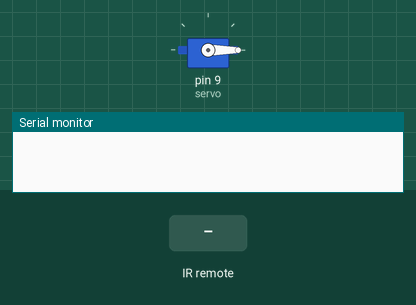
This sketch was run on a simulated Arduino Uno, built with avr-gcc and run on an emulated ATmega328P. Shown: servo, the last lines printed to the serial monitor. The test bench sets the inputs (shaded band).

Above: at 1.2 s.
1.3 s: infrared code 0xFD8877 received
At 1.6 s:
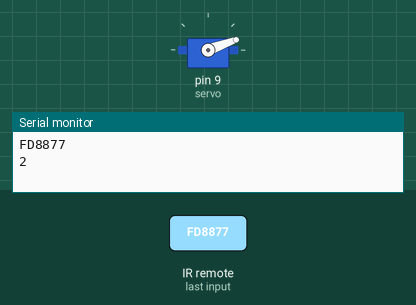
2.8 s: infrared code 0xFD48B7 received
At 3.9 s:
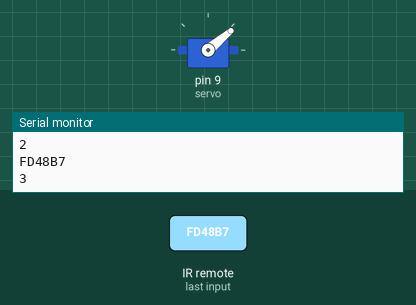
4.3 s: infrared code 0xFD28D7 received
At 5.1 s:
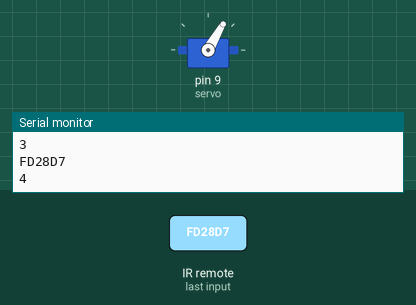
5.8 s: infrared code 0xFDA857 received
At 6.2 s:
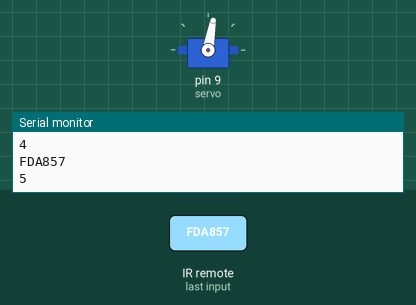
7.3 s: infrared code 0xFD18E7 received
At 8.5 s:
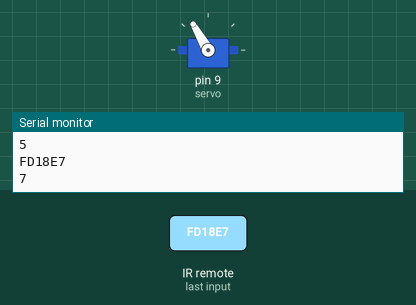
8.8 s: infrared code 0xFD6897 received
At 9.7 s:
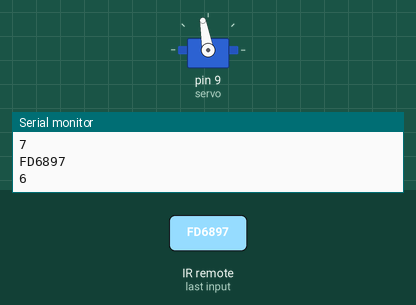
Timing chart, 0 to 11.3 s (numbered marks = the images above; inputs shaded):
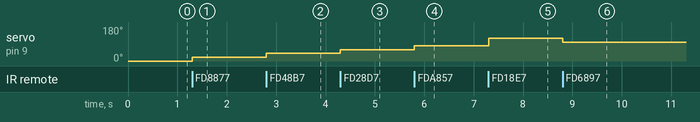

Measured:
- after the input at 1.3 s, servo on pin 9 (servo): 0° → 20° at once
- after the input at 2.8 s, servo on pin 9 (servo): 20° → 40° at once
- after the input at 4.3 s, servo on pin 9 (servo): 40° → 60° at once
- after the input at 5.8 s, servo on pin 9 (servo): 60° → 80° at once
- after the input at 7.3 s, servo on pin 9 (servo): 80° → 120° at once
- after the input at 8.8 s, servo on pin 9 (servo): 120° → 100° at once

The sketch:

MicroduinoIRControlServeAngle.ino
```cpp
#include <IRremote.h>
#include <Servo.h>

int action;
int deg=0;
int t;

int RECV_PIN = 11;//Defined infrared receiver pin 11
IRrecv irrecv(RECV_PIN);
Servo servo;
decode_results results;

int deckey(unsigned long t)
{
  switch(t){
    case 0xFD08F7://button 1's code
    return 1;
    break;
    case 0xFD8877://button 2's code
    return 2;
    break;
    case 0xFD48B7://button 3's code
    return 3;
    break;
    case 0xFD28D7://button 4's code
    return 4;
    break;
    case 0xFDA857://button 5's code
    return 5;
    break;
    case 0xFD6897://button 6's code
    return 6;
    break;
    case 0xFD18E7://button 7's code
    return 7;
    break;
    case 0xFD9867://button 8's code
    return 8;
    break;
    case 0xFD58A7://button 9's code
    return 9;
    break;
    default:
    return 0;
    break;
  }
}

void setup()
{
  Serial.begin(9600);
  irrecv.enableIRIn(); // Initialization infrared receiver
  servo.attach(9);//D9pin
  servo.write(0);
  t=0;
}

void loop() {

  deg=servo.read();
  if (irrecv.decode(&results))
  {
    action=deckey(results.value);
    Serial.println(results.value, HEX);//Wrap output in hexadecimal code receiver
    Serial.println(action);
    Serial.println();

    switch(action)
    {
      case 1:
      servo.write(0);
      break;
      case 2:
      servo.write(20);
      break;
      case 3:
      servo.write(40);
      break;
      case 4:
      servo.write(60);
      break;
      case 5:
      servo.write(80);
      break;
      case 6:
      servo.write(100);
      break;
      case 7:
      servo.write(120);
      break;
      case 8:
      servo.write(140);
      break;
      case 9:
      servo.write(160);
      break;
    }
    delay(10);
    irrecv.resume();
  }

}
```
